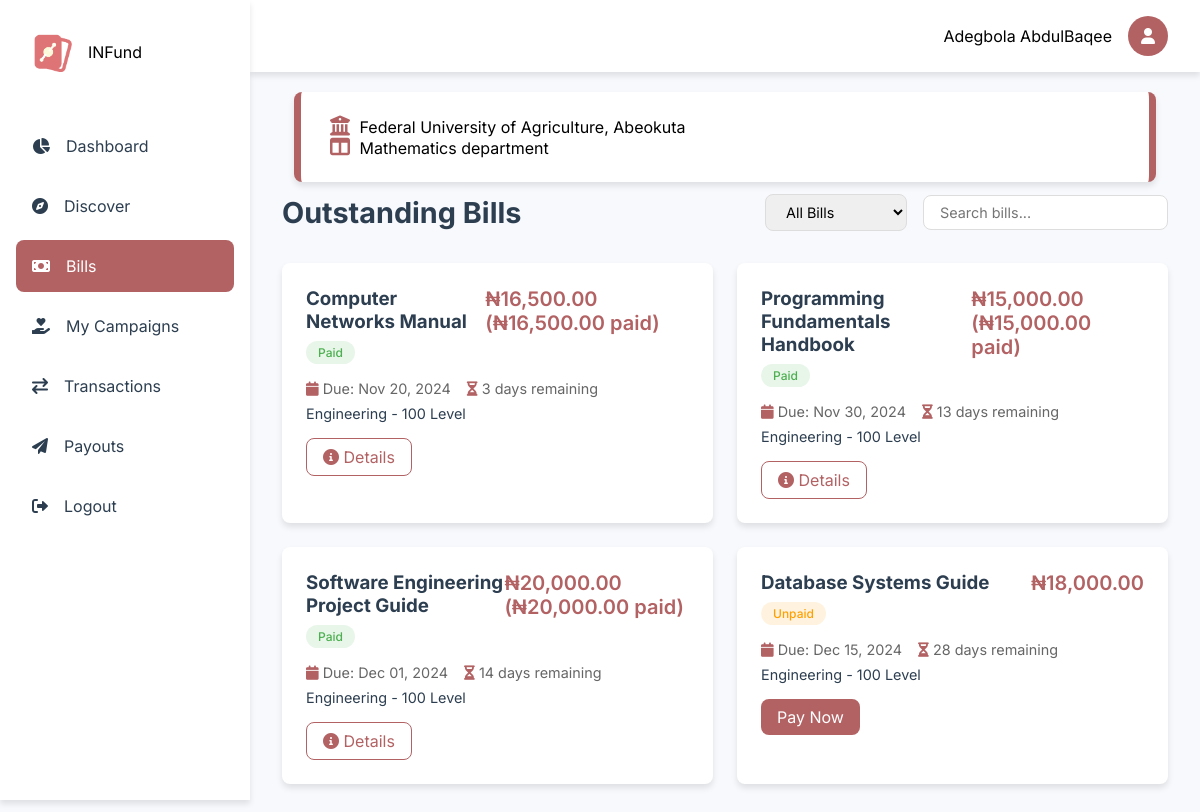
The app's page /dashboard/bills.php (signed in), older data.
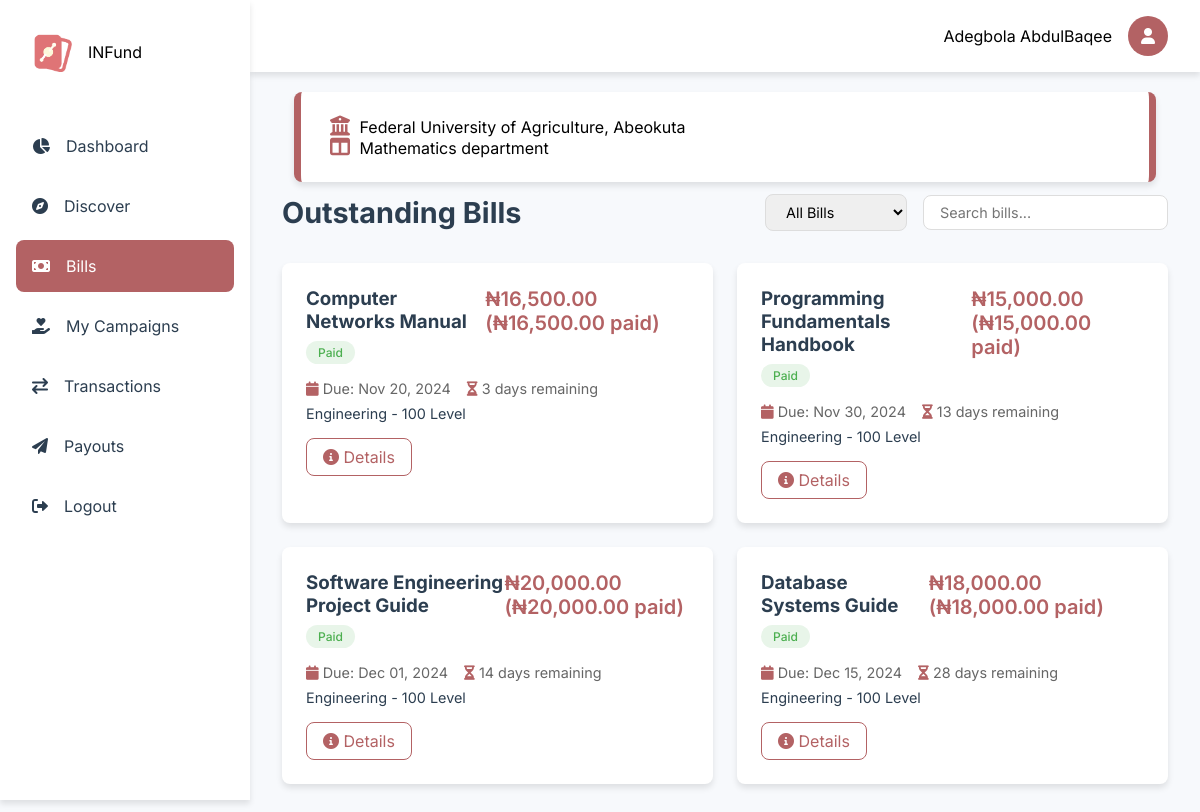
The same page, newer data.
### tables this page shows
CREATE TABLE `payments` (
  `id` int(11) NOT NULL,
  `uid` int(11) NOT NULL,
  `reference_id` varchar(1000) DEFAULT NULL,
  `gateway_reference` varchar(200) DEFAULT NULL,
  `bill_id` int(11) NOT NULL,
  `student_id` int(11) NOT NULL,
  `total_amount` decimal(10,2) NOT NULL,
  `amount_paid` decimal(10,2) DEFAULT 0.00,
  `status` enum('Unpaid','Partially Paid','Paid') NOT NULL DEFAULT 'Unpaid',
  `last_payment_date` timestamp NULL DEFAULT current_timestamp(),
  `created_at` timestamp NOT NULL DEFAULT current_timestamp(),
  `updated_at` timestamp NOT NULL DEFAULT current_timestamp() ON UPDATE current_timestamp()
);

CREATE TABLE `bills` (
  `id` int(11) NOT NULL,
  `creator_id` int(11) NOT NULL,
  `name` varchar(255) NOT NULL,
  `university` varchar(255) NOT NULL,
  `faculty` varchar(255) NOT NULL,
  `department` varchar(1000) NOT NULL,
  `level` varchar(255) NOT NULL,
  `matric_no` varchar(255) NOT NULL,
  `price` decimal(10,2) NOT NULL,
  `start_date` date DEFAULT NULL,
  `end_date` date DEFAULT NULL,
  `created_at` timestamp NOT NULL DEFAULT current_timestamp()
);

### includes/user/functions.php (called while the page is built, shortened)
<?php
function getUserDetails(string $email): array
{
    global $conn;
    if (strpos($email, "@")) {
        $query = "SELECT * FROM users WHERE email = ?";
    } else {
        $query = "SELECT * FROM users WHERE id = ?";
    }
    $stmt = $conn->prepare($query);
    $stmt->bind_param("s", $email);
    $stmt->execute();
    $result = $stmt->get_result();
    $data = $result->fetch_assoc();
    return $data;
}
?>

### includes/get_universities.php (called while the page is built, shortened)
<?php
function get_university($abbr)
{
    global $conn;
    $stmt = $conn->prepare("SELECT * FROM universities WHERE abbreviation=?");
    $stmt->bind_param("s", $abbr);
    $stmt->execute();
    $result = $stmt->get_result();
    $university = [];
    while ($row = $result->fetch_assoc()) {
        $university[] = $row;
    }
    return $university;
}

### includes/user/get_bills.php (called while the page is built, shortened)
<?php
function getBillsByDepartment($department, $user_id)
{
    global $conn;
    $query = "SELECT b.*,
              p.amount_paid,
              p.status as payment_status,
              p.last_payment_date,
              DATEDIFF(b.end_date, CURRENT_DATE()) as days_remaining
              FROM bills b
              LEFT JOIN payments p ON b.id = p.bill_id AND p.student_id = ?
              WHERE b.department = ?
              AND b.end_date >= CURRENT_DATE()
              ORDER BY b.end_date ASC";
    $stmt = $conn->prepare($query);
    $stmt->bind_param("is", $user_id, $department);
    $stmt->execute();
    $result = $stmt->get_result();
    return $result->fetch_all(MYSQLI_ASSOC);
}

### dashboard/bills.php (the view, shortened to what this page needs)
<?php
include '../config/config.php';
include '../includes/get_universities.php';
include '../includes/user/get_bills.php';
include '../includes/user/nav.php';
$university = get_university($my_details['university']);
$bills = getBillsByDepartment($my_details['department'], $_SESSION['user_id']);
function getBadgeClass($status)
{
    switch ($status) {
        case 'Paid':
            return 'badge-success';
        default:
            return 'badge-warning';
    }
}
?>
<main class="main-content">
    <div class="server-details">
        <i class="fas fa-university"></i> <?php echo $university[0]['name'] ?? 'University Not Found'; ?>
        <br>
        <i class="fas fa-columns"></i> <?php echo $my_details['department']; ?> department
    </div>
    <div class="page-header">
        <h1>Outstanding Bills</h1>
        <div class="filter-section">
            <select class="filter-select">
                <option value="all">All Bills</option>
            </select>
            <input type="text" class="search-input" placeholder="Search bills...">
        </div>
    </div>
    <div class="bills-grid">
        <?php if (!empty($bills)) : ?>
            <?php foreach ($bills as $bill) : ?>
                <?php
                $payment_status = $bill['payment_status'] ?? 'Unpaid';
                $badge_class = getBadgeClass($payment_status);
                $amount_display = '₦' . number_format($bill['price'], 2);
                if (isset($bill['amount_paid']) && $bill['amount_paid'] > 0) {
                    $amount_display .= ' (₦' . number_format($bill['amount_paid'], 2) . ' paid)';
                }
                ?>
                <div class="bill-card" data-status="<?php echo strtolower($payment_status); ?>">
                    <div class="bill-header">
                        <div class="bill-title">
                            <h3><?php echo htmlspecialchars($bill['name']); ?></h3>
                            <span class="badge <?php echo $badge_class; ?>">
                                <?php echo $payment_status; ?>
                            </span>
                        </div>
                        <div class="bill-amount"><?php echo $amount_display; ?></div>
                    </div>
                    <div class="bill-details">
                        <div class="bill-info">
                            <span><i class="fas fa-calendar"></i> Due: <?php echo date('M d, Y', strtotime($bill['end_date'])); ?></span>
                            <span><i class="fas fa-hourglass-half"></i> <?php echo $bill['days_remaining']; ?> days remaining</span>
                        </div>
                        <p class="bill-description">
                            <?php echo htmlspecialchars($bill['faculty'] . ' - ' . $bill['level'] . ' Level'); ?>
                        </p>
                    </div>
                    <?php if ($payment_status !== 'Paid') : ?>
                        <div class="bill-actions">
                            <a href="bill.php?id=<?php echo $bill['id']; ?>" class="pay-button">Pay Now</a>
                        </div>
                    <?php endif; ?>
                    <?php if ($payment_status == 'Paid') : ?>
                        <div class="bill-actions">
                            <a href="bill.php?id=<?php echo $bill['id']; ?>" class="remind-button"><i class="fas fa-info-circle"></i> Details</a>
                        </div>
                    <?php endif; ?>
                </div>
            <?php endforeach; ?>
        <?php endif; ?>
    </div>
</main>
<?php
include '../includes/user/footer.php';
?>

Row changes from the older to the newer data that the page shows:
no longer on this page (row unchanged): bills: name "Database Systems Guide", payment_status "Unpaid", price "₦18,000.00", end_date "Dec 15, 2024", days_remaining "28", faculty+level "Engineering - 100 Level"
added payments: bill.name "Database Systems Guide", status "Paid", amount_display "₦18,000.00 (₦18,000.00 paid)", bill.end_date "Dec 15, 2024", days_remaining "28", bill.level "Engineering - 100 Level"
